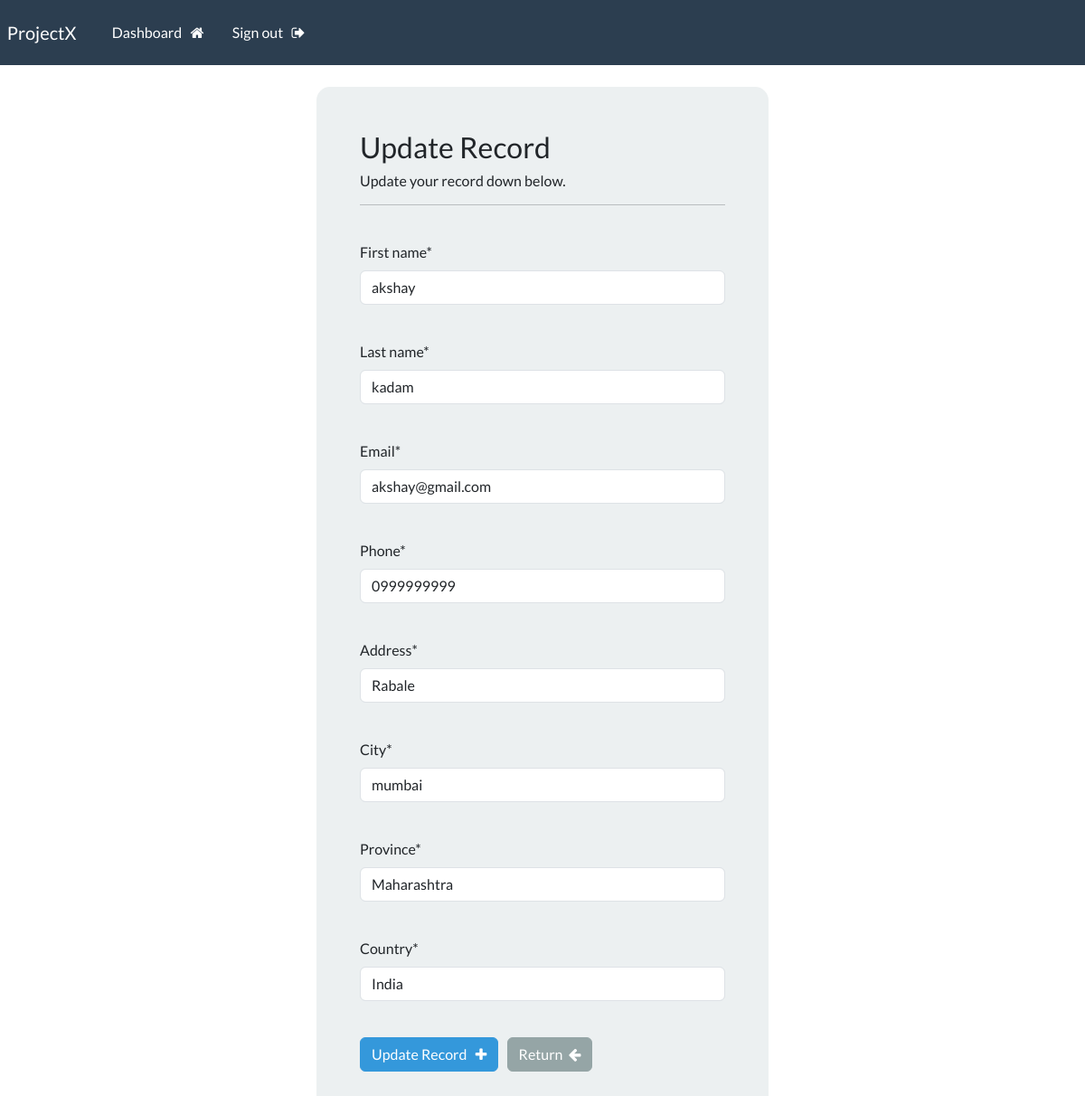
Page /update-record/4 (signed in) on the earlier database version.
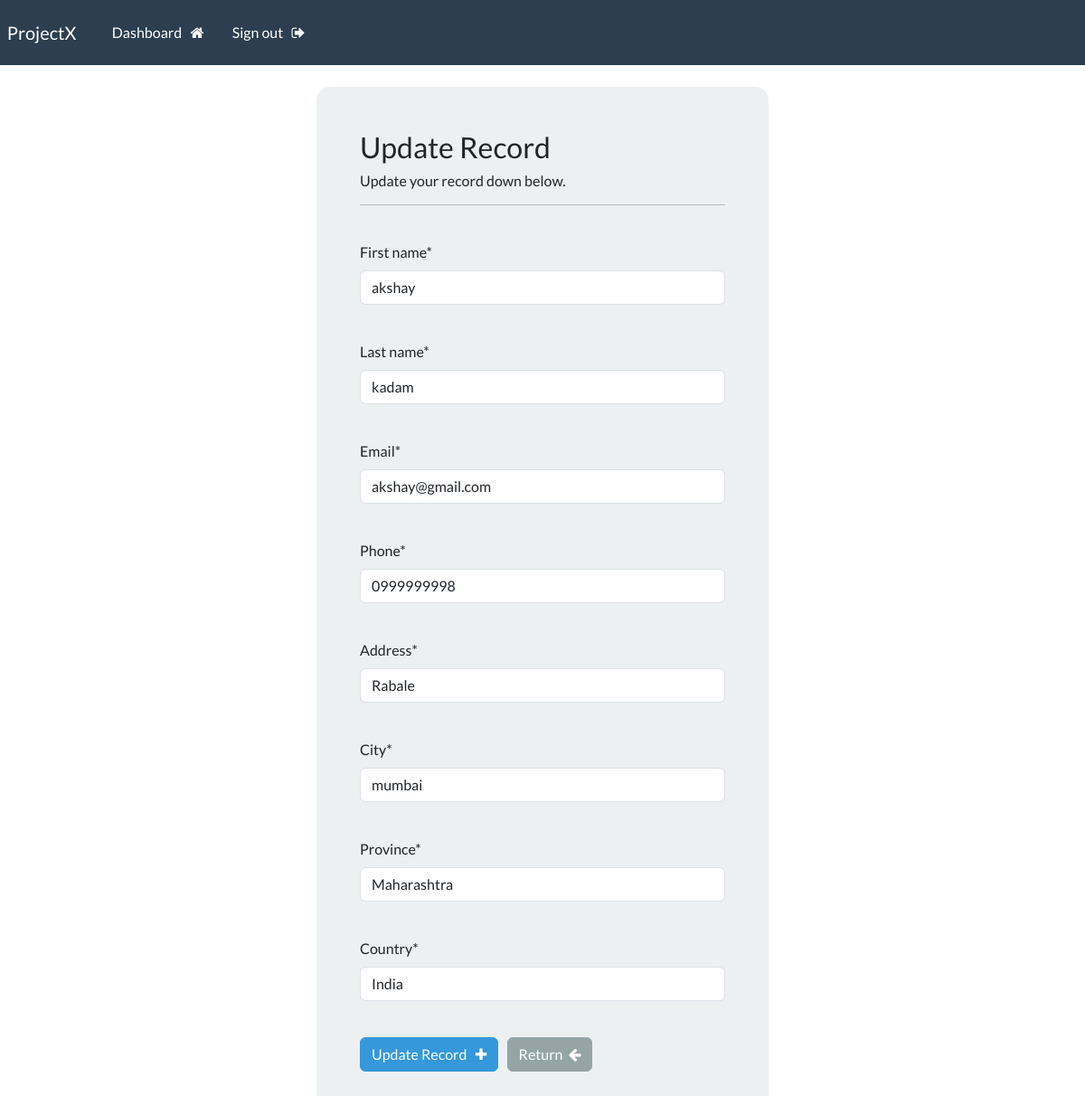
Same page on the later database version.
### webapp/models.py (models this page shows, shortened)
class Record(models.Model):
    creation_date = models.DateTimeField(auto_now_add=True)
    first_name = models.CharField(max_length=100)
    last_name = models.CharField(max_length=100)
    email  = models.CharField(max_length=255)
    phone = models.CharField(max_length=20)
    address = models.CharField(max_length=300)
    city = models.CharField(max_length=255)
    province = models.CharField(max_length=200)
    country = models.CharField(max_length=125)

### webapp/views.py (the view)
# urls.py: path('update-record/<int:pk>', views.update_record, name='update-record'),
@login_required(login_url='my-login')
def update_record(request, pk):
    record = Record.objects.get(id=pk)
    form = UpdateRecordForm(instance=record)
    if request.method == 'POST':
        form = UpdateRecordForm(request.POST, instance=record)
        if form.is_valid():
            form.save()
            messages.success(request, "Your record was updated!")
            return redirect("dashboard")
    context = {'form':form}
    return render(request, 'webapp/update-record.html', context=context)

### webapp/forms.py
class UpdateRecordForm(forms.ModelForm):
    class Meta:
        model = Record
        fields = ['first_name', 'last_name', 'email', 'phone', 'address', 'city', 'province', 'country']

### webapp/templates/webapp/update-record.html (shortened to what this page needs)
{% extends 'webapp/base.html' %}
{% load crispy_forms_tags %}
{% block content %}
    <body>
        <div class="container bg-light shadow-md p-5 form-layout">
            <h3> Update Record </h3>
            <h6> Update your record down below. </h6>
            <hr>
            <br>
            <form method="POST" autocomplete="off">
                {{form.first_name|as_crispy_field}}
                <br>
                {{form.last_name|as_crispy_field}}
                <br>
                {{form.email|as_crispy_field}}
                <br>
                {{form.phone|as_crispy_field}}
                <br>
                {{form.address|as_crispy_field}}
                <br>
                {{form.city|as_crispy_field}}
                <br>
                {{form.province|as_crispy_field}}
                <br>
                {{form.country|as_crispy_field}}
                <br>
                <button type="submit" class="btn btn-info"> Update Record &nbsp; <i class="fa fa-plus" aria-hidden="true"></i></button>
                <a href="{% url 'dashboard' %}" class="btn btn-secondary">
                    Return &nbsp;<i class="fa fa-arrow-left" aria-hidden="true"></i>
                </a>
            </form>
        </div>
        <br>
    </body>
{% endblock %}

Differences in the rows shown:
changed Record "akshay": phone "0999999999" → "0999999998"
